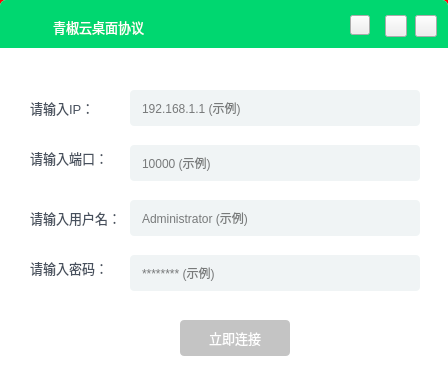
<?xml version="1.0" encoding="UTF-8"?>
<ui version="4.0">
 <class>MainWindow</class>
 <widget class="QMainWindow" name="MainWindow">
  <property name="geometry">
   <rect>
    <x>0</x>
    <y>0</y>
    <width>448</width>
    <height>370</height>
   </rect>
  </property>
  <property name="sizePolicy">
   <sizepolicy hsizetype="Fixed" vsizetype="Fixed">
    <horstretch>0</horstretch>
    <verstretch>0</verstretch>
   </sizepolicy>
  </property>
  <property name="minimumSize">
   <size>
    <width>448</width>
    <height>370</height>
   </size>
  </property>
  <property name="maximumSize">
   <size>
    <width>448</width>
    <height>370</height>
   </size>
  </property>
  <property name="windowTitle">
   <string>MainWindow</string>
  </property>
  <property name="styleSheet">
   <string notr="true">#MainWindow
{
	background-color: red;
	border: none;
	border-top-left-radius: 40px;
	border-top-right-radius: 40px;
}</string>
  </property>
  <widget class="QWidget" name="centralwidget">
   <property name="sizePolicy">
    <sizepolicy hsizetype="Fixed" vsizetype="Fixed">
     <horstretch>0</horstretch>
     <verstretch>0</verstretch>
    </sizepolicy>
   </property>
   <property name="minimumSize">
    <size>
     <width>448</width>
     <height>370</height>
    </size>
   </property>
   <property name="maximumSize">
    <size>
     <width>448</width>
     <height>370</height>
    </size>
   </property>
   <property name="styleSheet">
    <string notr="true">#centralwidget
{
	background: #FFFFFF;
	border-top-left-radius: 6px;
	border-top-right-radius: 6px;
}</string>
   </property>
   <widget class="QLabel" name="label_address">
    <property name="geometry">
     <rect>
      <x>30</x>
      <y>100</y>
      <width>91</width>
      <height>16</height>
     </rect>
    </property>
    <property name="styleSheet">
     <string notr="true">#label_address
{
	color: #47505D;
	font-size: 13px;
}</string>
    </property>
    <property name="text">
     <string>请输入IP：</string>
    </property>
   </widget>
   <widget class="QLabel" name="label_port">
    <property name="geometry">
     <rect>
      <x>30</x>
      <y>150</y>
      <width>91</width>
      <height>16</height>
     </rect>
    </property>
    <property name="styleSheet">
     <string notr="true">#label_port
{
	color: #47505D;
	font-size: 13px;
}</string>
    </property>
    <property name="text">
     <string>请输入端口：</string>
    </property>
   </widget>
   <widget class="QLineEdit" name="lineedit_address">
    <property name="geometry">
     <rect>
      <x>130</x>
      <y>90</y>
      <width>290</width>
      <height>36</height>
     </rect>
    </property>
    <property name="styleSheet">
     <string notr="true">#lineedit_address
{
	min-height: 36px;
	max-height: 36px;
	min-width: 280px;
	max-width: 280px;
	border-radius: 4px;
	background: #F0F4F5;
	selection-color: red;
	padding-left: 10px;
}

#lineedit_address:hover
{
	border: 1px solid #00D770;
}</string>
    </property>
    <property name="placeholderText">
     <string>192.168.1.1 (示例)</string>
    </property>
   </widget>
   <widget class="QLineEdit" name="lineedit_port">
    <property name="geometry">
     <rect>
      <x>130</x>
      <y>145</y>
      <width>290</width>
      <height>36</height>
     </rect>
    </property>
    <property name="styleSheet">
     <string notr="true">#lineedit_port
{
	min-height: 36px;
	max-height: 36px;
	min-width: 280px;
	max-width: 280px;
	border-radius: 4px;
	background: #F0F4F5;
	selection-color: red;
	padding-left: 10px;
}

#lineedit_port:hover
{
	border: 1px solid #00D770;
}</string>
    </property>
    <property name="placeholderText">
     <string>10000 (示例)</string>
    </property>
   </widget>
   <widget class="QPushButton" name="button_connection">
    <property name="geometry">
     <rect>
      <x>180</x>
      <y>320</y>
      <width>110</width>
      <height>36</height>
     </rect>
    </property>
    <property name="styleSheet">
     <string notr="true">#button_connection
{
	background: #C4C4C4;
	border-radius: 4px;

	font-size: 13px;
	color: #FFFFFF;
}

#button_connection:hover
{
	background: #00D770
}</string>
    </property>
    <property name="text">
     <string>立即连接</string>
    </property>
   </widget>
   <widget class="QWidget" name="title_widget" native="true">
    <property name="geometry">
     <rect>
      <x>0</x>
      <y>0</y>
      <width>448</width>
      <height>48</height>
     </rect>
    </property>
    <property name="styleSheet">
     <string notr="true">#title_widget
{
	background:#00D770;
	border-top-left-radius: 6px;
	border-top-right-radius: 6px;
}
</string>
    </property>
    <widget class="QPushButton" name="button_settings">
     <property name="geometry">
      <rect>
       <x>350</x>
       <y>15</y>
       <width>20</width>
       <height>20</height>
      </rect>
     </property>
     <property name="sizePolicy">
      <sizepolicy hsizetype="Fixed" vsizetype="Fixed">
       <horstretch>0</horstretch>
       <verstretch>0</verstretch>
      </sizepolicy>
     </property>
     <property name="minimumSize">
      <size>
       <width>20</width>
       <height>20</height>
      </size>
     </property>
     <property name="maximumSize">
      <size>
       <width>20</width>
       <height>20</height>
      </size>
     </property>
     <property name="styleSheet">
      <string notr="true">#button_settings
{
	border-image: url(:/image/settings.png);
}

#button_settings:hover
{
	background: green;
}</string>
     </property>
     <property name="text">
      <string/>
     </property>
    </widget>
    <widget class="QPushButton" name="button_minisize">
     <property name="geometry">
      <rect>
       <x>385</x>
       <y>15</y>
       <width>22</width>
       <height>22</height>
      </rect>
     </property>
     <property name="sizePolicy">
      <sizepolicy hsizetype="Fixed" vsizetype="Fixed">
       <horstretch>0</horstretch>
       <verstretch>0</verstretch>
      </sizepolicy>
     </property>
     <property name="minimumSize">
      <size>
       <width>22</width>
       <height>22</height>
      </size>
     </property>
     <property name="maximumSize">
      <size>
       <width>22</width>
       <height>22</height>
      </size>
     </property>
     <property name="styleSheet">
      <string notr="true">#button_minisize
{
	border-image: url(:/image/minimize.png);
}

#button_minisize:hover
{
	background: green;
}</string>
     </property>
     <property name="text">
      <string/>
     </property>
    </widget>
    <widget class="QPushButton" name="button_close">
     <property name="geometry">
      <rect>
       <x>415</x>
       <y>15</y>
       <width>22</width>
       <height>22</height>
      </rect>
     </property>
     <property name="sizePolicy">
      <sizepolicy hsizetype="Fixed" vsizetype="Fixed">
       <horstretch>0</horstretch>
       <verstretch>0</verstretch>
      </sizepolicy>
     </property>
     <property name="minimumSize">
      <size>
       <width>22</width>
       <height>22</height>
      </size>
     </property>
     <property name="maximumSize">
      <size>
       <width>22</width>
       <height>22</height>
      </size>
     </property>
     <property name="styleSheet">
      <string notr="true">#button_close
{
	border-image: url(:/image/close.png);
}

#button_close:hover
{
	background: green;
}</string>
     </property>
     <property name="text">
      <string/>
     </property>
    </widget>
    <widget class="QLabel" name="label_title">
     <property name="geometry">
      <rect>
       <x>53</x>
       <y>16</y>
       <width>281</width>
       <height>21</height>
      </rect>
     </property>
     <property name="styleSheet">
      <string notr="true">#label_title
{
	color: #FFFFFF;
	font-size: 13px;
}</string>
     </property>
     <property name="text">
      <string>青椒云桌面协议</string>
     </property>
    </widget>
    <widget class="QLabel" name="label">
     <property name="geometry">
      <rect>
       <x>28</x>
       <y>16</y>
       <width>20</width>
       <height>20</height>
      </rect>
     </property>
     <property name="styleSheet">
      <string notr="true">border-image: url(:/image/logo.png);</string>
     </property>
     <property name="text">
      <string/>
     </property>
    </widget>
   </widget>
   <widget class="QLabel" name="label_username">
    <property name="geometry">
     <rect>
      <x>30</x>
      <y>210</y>
      <width>91</width>
      <height>16</height>
     </rect>
    </property>
    <property name="styleSheet">
     <string notr="true">#label_username
{
	color: #47505D;
	font-size: 13px;
}</string>
    </property>
    <property name="text">
     <string>请输入用户名：</string>
    </property>
   </widget>
   <widget class="QLineEdit" name="lineedit_username">
    <property name="geometry">
     <rect>
      <x>130</x>
      <y>200</y>
      <width>290</width>
      <height>36</height>
     </rect>
    </property>
    <property name="styleSheet">
     <string notr="true">#lineedit_username
{
	min-height: 36px;
	max-height: 36px;
	min-width: 280px;
	max-width: 280px;
	border-radius: 4px;
	background: #F0F4F5;
	selection-color: red;
	padding-left: 10px;
}

#lineedit_username:hover
{
	border: 1px solid #00D770;
}</string>
    </property>
    <property name="placeholderText">
     <string>Administrator (示例)</string>
    </property>
   </widget>
   <widget class="QLabel" name="label_passwd">
    <property name="geometry">
     <rect>
      <x>30</x>
      <y>260</y>
      <width>91</width>
      <height>16</height>
     </rect>
    </property>
    <property name="styleSheet">
     <string notr="true">#label_passwd
{
	color: #47505D;
	font-size: 13px;
}</string>
    </property>
    <property name="text">
     <string>请输入密码：</string>
    </property>
   </widget>
   <widget class="QLineEdit" name="lineedit_passwd">
    <property name="geometry">
     <rect>
      <x>130</x>
      <y>255</y>
      <width>290</width>
      <height>36</height>
     </rect>
    </property>
    <property name="styleSheet">
     <string notr="true">#lineedit_passwd
{
	min-height: 36px;
	max-height: 36px;
	min-width: 280px;
	max-width: 280px;
	border-radius: 4px;
	background: #F0F4F5;
	selection-color: red;
	padding-left: 10px;
}

#lineedit_passwd:hover
{
	border: 1px solid #00D770;
}</string>
    </property>
    <property name="echoMode">
     <enum>QLineEdit::PasswordEchoOnEdit</enum>
    </property>
    <property name="placeholderText">
     <string>******** (示例)</string>
    </property>
   </widget>
  </widget>
 </widget>
 <resources/>
 <connections/>
</ui>
